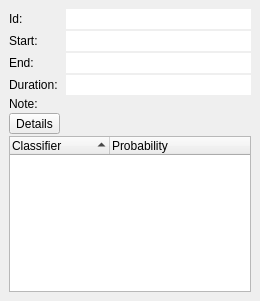
<?xml version="1.0" encoding="UTF-8"?>
<ui version="4.0">
 <class>vsEventInfoWidget</class>
 <widget class="QWidget" name="vsEventInfoWidget">
  <property name="geometry">
   <rect>
    <x>0</x>
    <y>0</y>
    <width>260</width>
    <height>301</height>
   </rect>
  </property>
  <layout class="QVBoxLayout" name="verticalLayout_3">
   <property name="margin">
    <number>0</number>
   </property>
   <item>
    <widget class="QStackedWidget" name="stackedWidget">
     <property name="currentIndex">
      <number>0</number>
     </property>
     <widget class="QScrollArea" name="scrollArea">
      <property name="frameShape">
       <enum>QFrame::NoFrame</enum>
      </property>
      <property name="widgetResizable">
       <bool>true</bool>
      </property>
      <widget class="QWidget" name="scrollAreaWidgetContents">
       <property name="geometry">
        <rect>
         <x>0</x>
         <y>0</y>
         <width>260</width>
         <height>301</height>
        </rect>
       </property>
       <layout class="QFormLayout" name="formLayout">
        <property name="fieldGrowthPolicy">
         <enum>QFormLayout::ExpandingFieldsGrow</enum>
        </property>
        <property name="verticalSpacing">
         <number>2</number>
        </property>
        <item row="0" column="0">
         <widget class="QLabel" name="idLabel">
          <property name="text">
           <string>Id:</string>
          </property>
         </widget>
        </item>
        <item row="0" column="1">
         <widget class="QLineEdit" name="id">
          <property name="frame">
           <bool>false</bool>
          </property>
          <property name="readOnly">
           <bool>true</bool>
          </property>
         </widget>
        </item>
        <item row="1" column="0">
         <widget class="QLabel" name="startTimeLabel">
          <property name="text">
           <string>Start:</string>
          </property>
         </widget>
        </item>
        <item row="1" column="1">
         <widget class="QLineEdit" name="startTime">
          <property name="frame">
           <bool>false</bool>
          </property>
          <property name="readOnly">
           <bool>true</bool>
          </property>
         </widget>
        </item>
        <item row="2" column="0">
         <widget class="QLabel" name="endTimelabel">
          <property name="text">
           <string>End:</string>
          </property>
         </widget>
        </item>
        <item row="2" column="1">
         <widget class="QLineEdit" name="endTime">
          <property name="frame">
           <bool>false</bool>
          </property>
          <property name="readOnly">
           <bool>true</bool>
          </property>
         </widget>
        </item>
        <item row="3" column="0">
         <widget class="QLabel" name="durationLabel">
          <property name="text">
           <string>Duration:</string>
          </property>
         </widget>
        </item>
        <item row="3" column="1">
         <widget class="QLineEdit" name="duration">
          <property name="frame">
           <bool>false</bool>
          </property>
          <property name="readOnly">
           <bool>true</bool>
          </property>
         </widget>
        </item>
        <item row="4" column="0">
         <widget class="QLabel" name="noteLabel">
          <property name="text">
           <string>Note:</string>
          </property>
         </widget>
        </item>
        <item row="4" column="1">
         <widget class="qtSqueezedLabel" name="note">
          <property name="sizePolicy">
           <sizepolicy hsizetype="Expanding" vsizetype="Preferred">
            <horstretch>0</horstretch>
            <verstretch>0</verstretch>
           </sizepolicy>
          </property>
          <property name="text">
           <string/>
          </property>
          <property name="textFormat">
           <enum>Qt::PlainText</enum>
          </property>
         </widget>
        </item>
        <item row="5" column="0">
         <widget class="qtExpander" name="showDetails">
          <property name="text">
           <string>Details</string>
          </property>
          <property name="checkable">
           <bool>true</bool>
          </property>
         </widget>
        </item>
        <item row="6" column="0" colspan="2">
         <widget class="QTreeWidget" name="classifiers">
          <property name="rootIsDecorated">
           <bool>false</bool>
          </property>
          <property name="itemsExpandable">
           <bool>false</bool>
          </property>
          <property name="sortingEnabled">
           <bool>true</bool>
          </property>
          <property name="allColumnsShowFocus">
           <bool>true</bool>
          </property>
          <column>
           <property name="text">
            <string>Classifier</string>
           </property>
          </column>
          <column>
           <property name="text">
            <string>Probability</string>
           </property>
          </column>
         </widget>
        </item>
       </layout>
      </widget>
     </widget>
     <widget class="QWidget" name="helpWidget">
      <layout class="QVBoxLayout" name="verticalLayout">
       <item>
        <widget class="QLabel" name="notice">
         <property name="text">
          <string>Notice</string>
         </property>
         <property name="alignment">
          <set>Qt::AlignBottom|Qt::AlignHCenter</set>
         </property>
        </widget>
       </item>
       <item>
        <widget class="QLabel" name="helpLabel">
         <property name="enabled">
          <bool>false</bool>
         </property>
         <property name="text">
          <string>Select a single event to view detailed information.</string>
         </property>
         <property name="alignment">
          <set>Qt::AlignHCenter|Qt::AlignTop</set>
         </property>
         <property name="wordWrap">
          <bool>true</bool>
         </property>
        </widget>
       </item>
       <item>
        <spacer name="verticalSpacer">
         <property name="orientation">
          <enum>Qt::Vertical</enum>
         </property>
         <property name="sizeHint" stdset="0">
          <size>
           <width>20</width>
           <height>40</height>
          </size>
         </property>
        </spacer>
       </item>
      </layout>
     </widget>
    </widget>
   </item>
  </layout>
 </widget>
 <customwidgets>
  <customwidget>
   <class>qtExpander</class>
   <extends>QToolButton</extends>
   <header location="global">qtExpander.h</header>
  </customwidget>
  <customwidget>
   <class>qtSqueezedLabel</class>
   <extends>QLabel</extends>
   <header location="global">qtSqueezedLabel.h</header>
  </customwidget>
 </customwidgets>
 <resources/>
 <connections/>
</ui>
